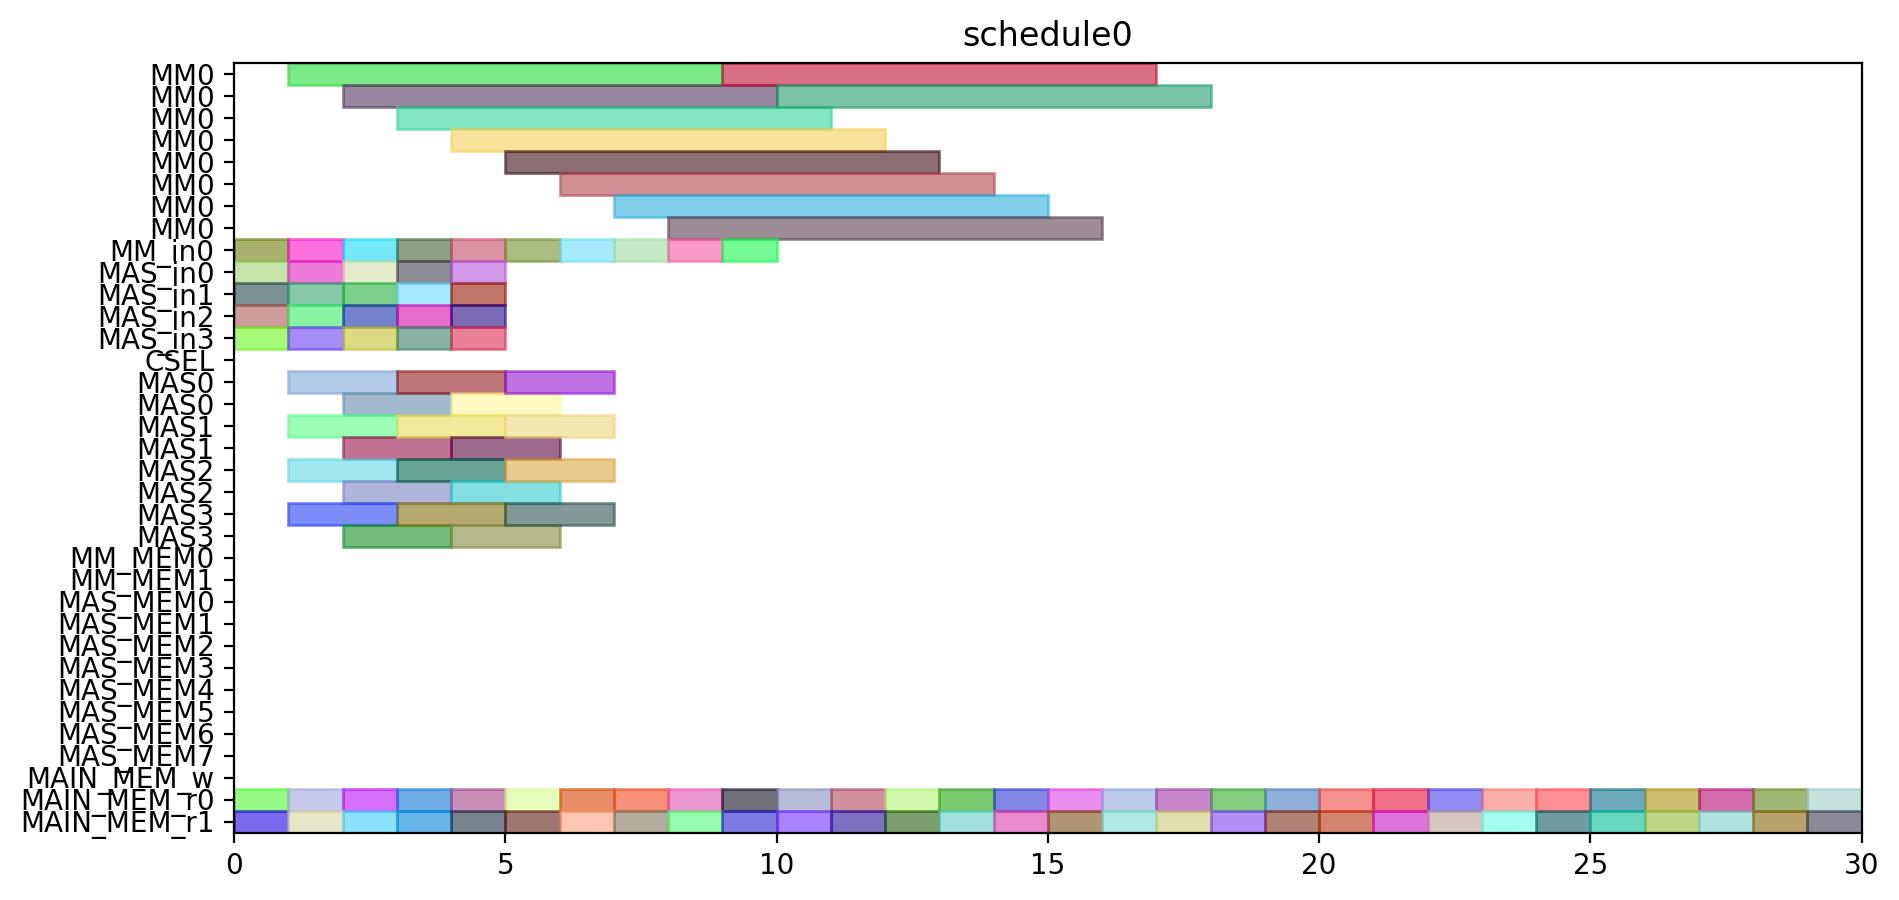

Here is the Python script that generated this plot:
from pyschedule import Scenario, solvers, plotters, alt


def solve():
	horizon = 131
	S = Scenario("schedule0", horizon=horizon)

	# resource
	MM = S.Resources('MM', num=1, size=8)
	MM_in = S.Resources('MM_in', num=1)
	MAS_in = S.Resources('MAS_in', num=4)
	CSEL = S.Resource('CSEL')
	MAS = S.Resources('MAS', num=4, size=2, periods=range(1, horizon))
	MM_MEM = S.Resources('MM_MEM', num=2)
	MAS_MEM = S.Resources('MAS_MEM', num=8)
	MAIN_MEM_w = S.Resource('MAIN_MEM_w', size=1)
	MAIN_MEM_r = S.Resources('MAIN_MEM_r', num=2)

	# result of previous scheduling

	# new tasks
	c_aa_a1_0 = S.Task('c_aa_a1_0', length=2, delay_cost=1)
	c_aa_a1_0 += alt(MAS)
	c_aa_a1_0_in = S.Task('c_aa_a1_0_in', length=1, delay_cost=1)
	c_aa_a1_0_in += alt(MAS_in)
	S += c_aa_a1_0_in*MAS_in[0]<=c_aa_a1_0*MAS[0]

	S += c_aa_a1_0_in*MAS_in[1]<=c_aa_a1_0*MAS[1]

	S += c_aa_a1_0_in*MAS_in[2]<=c_aa_a1_0*MAS[2]

	S += c_aa_a1_0_in*MAS_in[3]<=c_aa_a1_0*MAS[3]

	c_aa_a1_0_mem0 = S.Task('c_aa_a1_0_mem0', length=1, delay_cost=1)
	c_aa_a1_0_mem0 += MAIN_MEM_r[0]
	c_aa_a1_0_mem1 = S.Task('c_aa_a1_0_mem1', length=1, delay_cost=1)
	c_aa_a1_0_mem1 += MAIN_MEM_r[1]
	c_aa_a1_1 = S.Task('c_aa_a1_1', length=2, delay_cost=1)
	c_aa_a1_1 += alt(MAS)
	c_aa_a1_1_in = S.Task('c_aa_a1_1_in', length=1, delay_cost=1)
	c_aa_a1_1_in += alt(MAS_in)
	S += c_aa_a1_1_in*MAS_in[0]<=c_aa_a1_1*MAS[0]

	S += c_aa_a1_1_in*MAS_in[1]<=c_aa_a1_1*MAS[1]

	S += c_aa_a1_1_in*MAS_in[2]<=c_aa_a1_1*MAS[2]

	S += c_aa_a1_1_in*MAS_in[3]<=c_aa_a1_1*MAS[3]

	c_aa_a1_1_mem0 = S.Task('c_aa_a1_1_mem0', length=1, delay_cost=1)
	c_aa_a1_1_mem0 += MAIN_MEM_r[0]
	c_aa_a1_1_mem1 = S.Task('c_aa_a1_1_mem1', length=1, delay_cost=1)
	c_aa_a1_1_mem1 += MAIN_MEM_r[1]
	c_aa_t10 = S.Task('c_aa_t10', length=2, delay_cost=1)
	c_aa_t10 += alt(MAS)
	c_aa_t10_in = S.Task('c_aa_t10_in', length=1, delay_cost=1)
	c_aa_t10_in += alt(MAS_in)
	S += c_aa_t10_in*MAS_in[0]<=c_aa_t10*MAS[0]

	S += c_aa_t10_in*MAS_in[1]<=c_aa_t10*MAS[1]

	S += c_aa_t10_in*MAS_in[2]<=c_aa_t10*MAS[2]

	S += c_aa_t10_in*MAS_in[3]<=c_aa_t10*MAS[3]

	c_aa_t10_mem0 = S.Task('c_aa_t10_mem0', length=1, delay_cost=1)
	c_aa_t10_mem0 += MAIN_MEM_r[0]
	c_aa_t10_mem1 = S.Task('c_aa_t10_mem1', length=1, delay_cost=1)
	c_aa_t10_mem1 += MAIN_MEM_r[1]
	c_aa_t11 = S.Task('c_aa_t11', length=2, delay_cost=1)
	c_aa_t11 += alt(MAS)
	c_aa_t11_in = S.Task('c_aa_t11_in', length=1, delay_cost=1)
	c_aa_t11_in += alt(MAS_in)
	S += c_aa_t11_in*MAS_in[0]<=c_aa_t11*MAS[0]

	S += c_aa_t11_in*MAS_in[1]<=c_aa_t11*MAS[1]

	S += c_aa_t11_in*MAS_in[2]<=c_aa_t11*MAS[2]

	S += c_aa_t11_in*MAS_in[3]<=c_aa_t11*MAS[3]

	c_aa_t11_mem0 = S.Task('c_aa_t11_mem0', length=1, delay_cost=1)
	c_aa_t11_mem0 += MAIN_MEM_r[0]
	c_aa_t11_mem1 = S.Task('c_aa_t11_mem1', length=1, delay_cost=1)
	c_aa_t11_mem1 += MAIN_MEM_r[1]
	c_aa_t3_t0 = S.Task('c_aa_t3_t0', length=8, delay_cost=1)
	c_aa_t3_t0 += alt(MM)
	c_aa_t3_t0_in = S.Task('c_aa_t3_t0_in', length=1, delay_cost=1)
	c_aa_t3_t0_in += alt(MM_in)
	S += c_aa_t3_t0_in*MM_in[0]<=c_aa_t3_t0*MM[0]

	c_aa_t3_t0_mem0 = S.Task('c_aa_t3_t0_mem0', length=1, delay_cost=1)
	c_aa_t3_t0_mem0 += MAIN_MEM_r[0]
	c_aa_t3_t0_mem1 = S.Task('c_aa_t3_t0_mem1', length=1, delay_cost=1)
	c_aa_t3_t0_mem1 += MAIN_MEM_r[1]
	c_aa_t3_t1 = S.Task('c_aa_t3_t1', length=8, delay_cost=1)
	c_aa_t3_t1 += alt(MM)
	c_aa_t3_t1_in = S.Task('c_aa_t3_t1_in', length=1, delay_cost=1)
	c_aa_t3_t1_in += alt(MM_in)
	S += c_aa_t3_t1_in*MM_in[0]<=c_aa_t3_t1*MM[0]

	c_aa_t3_t1_mem0 = S.Task('c_aa_t3_t1_mem0', length=1, delay_cost=1)
	c_aa_t3_t1_mem0 += MAIN_MEM_r[0]
	c_aa_t3_t1_mem1 = S.Task('c_aa_t3_t1_mem1', length=1, delay_cost=1)
	c_aa_t3_t1_mem1 += MAIN_MEM_r[1]
	c_aa_t3_t2 = S.Task('c_aa_t3_t2', length=2, delay_cost=1)
	c_aa_t3_t2 += alt(MAS)
	c_aa_t3_t2_in = S.Task('c_aa_t3_t2_in', length=1, delay_cost=1)
	c_aa_t3_t2_in += alt(MAS_in)
	S += c_aa_t3_t2_in*MAS_in[0]<=c_aa_t3_t2*MAS[0]

	S += c_aa_t3_t2_in*MAS_in[1]<=c_aa_t3_t2*MAS[1]

	S += c_aa_t3_t2_in*MAS_in[2]<=c_aa_t3_t2*MAS[2]

	S += c_aa_t3_t2_in*MAS_in[3]<=c_aa_t3_t2*MAS[3]

	c_aa_t3_t2_mem0 = S.Task('c_aa_t3_t2_mem0', length=1, delay_cost=1)
	c_aa_t3_t2_mem0 += MAIN_MEM_r[0]
	c_aa_t3_t2_mem1 = S.Task('c_aa_t3_t2_mem1', length=1, delay_cost=1)
	c_aa_t3_t2_mem1 += MAIN_MEM_r[1]
	c_aa_t3_t3 = S.Task('c_aa_t3_t3', length=2, delay_cost=1)
	c_aa_t3_t3 += alt(MAS)
	c_aa_t3_t3_in = S.Task('c_aa_t3_t3_in', length=1, delay_cost=1)
	c_aa_t3_t3_in += alt(MAS_in)
	S += c_aa_t3_t3_in*MAS_in[0]<=c_aa_t3_t3*MAS[0]

	S += c_aa_t3_t3_in*MAS_in[1]<=c_aa_t3_t3*MAS[1]

	S += c_aa_t3_t3_in*MAS_in[2]<=c_aa_t3_t3*MAS[2]

	S += c_aa_t3_t3_in*MAS_in[3]<=c_aa_t3_t3*MAS[3]

	c_aa_t3_t3_mem0 = S.Task('c_aa_t3_t3_mem0', length=1, delay_cost=1)
	c_aa_t3_t3_mem0 += MAIN_MEM_r[0]
	c_aa_t3_t3_mem1 = S.Task('c_aa_t3_t3_mem1', length=1, delay_cost=1)
	c_aa_t3_t3_mem1 += MAIN_MEM_r[1]
	c_bb_a1_0 = S.Task('c_bb_a1_0', length=2, delay_cost=1)
	c_bb_a1_0 += alt(MAS)
	c_bb_a1_0_in = S.Task('c_bb_a1_0_in', length=1, delay_cost=1)
	c_bb_a1_0_in += alt(MAS_in)
	S += c_bb_a1_0_in*MAS_in[0]<=c_bb_a1_0*MAS[0]

	S += c_bb_a1_0_in*MAS_in[1]<=c_bb_a1_0*MAS[1]

	S += c_bb_a1_0_in*MAS_in[2]<=c_bb_a1_0*MAS[2]

	S += c_bb_a1_0_in*MAS_in[3]<=c_bb_a1_0*MAS[3]

	c_bb_a1_0_mem0 = S.Task('c_bb_a1_0_mem0', length=1, delay_cost=1)
	c_bb_a1_0_mem0 += MAIN_MEM_r[0]
	c_bb_a1_0_mem1 = S.Task('c_bb_a1_0_mem1', length=1, delay_cost=1)
	c_bb_a1_0_mem1 += MAIN_MEM_r[1]
	c_bb_a1_1 = S.Task('c_bb_a1_1', length=2, delay_cost=1)
	c_bb_a1_1 += alt(MAS)
	c_bb_a1_1_in = S.Task('c_bb_a1_1_in', length=1, delay_cost=1)
	c_bb_a1_1_in += alt(MAS_in)
	S += c_bb_a1_1_in*MAS_in[0]<=c_bb_a1_1*MAS[0]

	S += c_bb_a1_1_in*MAS_in[1]<=c_bb_a1_1*MAS[1]

	S += c_bb_a1_1_in*MAS_in[2]<=c_bb_a1_1*MAS[2]

	S += c_bb_a1_1_in*MAS_in[3]<=c_bb_a1_1*MAS[3]

	c_bb_a1_1_mem0 = S.Task('c_bb_a1_1_mem0', length=1, delay_cost=1)
	c_bb_a1_1_mem0 += MAIN_MEM_r[0]
	c_bb_a1_1_mem1 = S.Task('c_bb_a1_1_mem1', length=1, delay_cost=1)
	c_bb_a1_1_mem1 += MAIN_MEM_r[1]
	c_bb_t10 = S.Task('c_bb_t10', length=2, delay_cost=1)
	c_bb_t10 += alt(MAS)
	c_bb_t10_in = S.Task('c_bb_t10_in', length=1, delay_cost=1)
	c_bb_t10_in += alt(MAS_in)
	S += c_bb_t10_in*MAS_in[0]<=c_bb_t10*MAS[0]

	S += c_bb_t10_in*MAS_in[1]<=c_bb_t10*MAS[1]

	S += c_bb_t10_in*MAS_in[2]<=c_bb_t10*MAS[2]

	S += c_bb_t10_in*MAS_in[3]<=c_bb_t10*MAS[3]

	c_bb_t10_mem0 = S.Task('c_bb_t10_mem0', length=1, delay_cost=1)
	c_bb_t10_mem0 += MAIN_MEM_r[0]
	c_bb_t10_mem1 = S.Task('c_bb_t10_mem1', length=1, delay_cost=1)
	c_bb_t10_mem1 += MAIN_MEM_r[1]
	c_bb_t11 = S.Task('c_bb_t11', length=2, delay_cost=1)
	c_bb_t11 += alt(MAS)
	c_bb_t11_in = S.Task('c_bb_t11_in', length=1, delay_cost=1)
	c_bb_t11_in += alt(MAS_in)
	S += c_bb_t11_in*MAS_in[0]<=c_bb_t11*MAS[0]

	S += c_bb_t11_in*MAS_in[1]<=c_bb_t11*MAS[1]

	S += c_bb_t11_in*MAS_in[2]<=c_bb_t11*MAS[2]

	S += c_bb_t11_in*MAS_in[3]<=c_bb_t11*MAS[3]

	c_bb_t11_mem0 = S.Task('c_bb_t11_mem0', length=1, delay_cost=1)
	c_bb_t11_mem0 += MAIN_MEM_r[0]
	c_bb_t11_mem1 = S.Task('c_bb_t11_mem1', length=1, delay_cost=1)
	c_bb_t11_mem1 += MAIN_MEM_r[1]
	c_bb_t3_t0 = S.Task('c_bb_t3_t0', length=8, delay_cost=1)
	c_bb_t3_t0 += alt(MM)
	c_bb_t3_t0_in = S.Task('c_bb_t3_t0_in', length=1, delay_cost=1)
	c_bb_t3_t0_in += alt(MM_in)
	S += c_bb_t3_t0_in*MM_in[0]<=c_bb_t3_t0*MM[0]

	c_bb_t3_t0_mem0 = S.Task('c_bb_t3_t0_mem0', length=1, delay_cost=1)
	c_bb_t3_t0_mem0 += MAIN_MEM_r[0]
	c_bb_t3_t0_mem1 = S.Task('c_bb_t3_t0_mem1', length=1, delay_cost=1)
	c_bb_t3_t0_mem1 += MAIN_MEM_r[1]
	c_bb_t3_t1 = S.Task('c_bb_t3_t1', length=8, delay_cost=1)
	c_bb_t3_t1 += alt(MM)
	c_bb_t3_t1_in = S.Task('c_bb_t3_t1_in', length=1, delay_cost=1)
	c_bb_t3_t1_in += alt(MM_in)
	S += c_bb_t3_t1_in*MM_in[0]<=c_bb_t3_t1*MM[0]

	c_bb_t3_t1_mem0 = S.Task('c_bb_t3_t1_mem0', length=1, delay_cost=1)
	c_bb_t3_t1_mem0 += MAIN_MEM_r[0]
	c_bb_t3_t1_mem1 = S.Task('c_bb_t3_t1_mem1', length=1, delay_cost=1)
	c_bb_t3_t1_mem1 += MAIN_MEM_r[1]
	c_bb_t3_t2 = S.Task('c_bb_t3_t2', length=2, delay_cost=1)
	c_bb_t3_t2 += alt(MAS)
	c_bb_t3_t2_in = S.Task('c_bb_t3_t2_in', length=1, delay_cost=1)
	c_bb_t3_t2_in += alt(MAS_in)
	S += c_bb_t3_t2_in*MAS_in[0]<=c_bb_t3_t2*MAS[0]

	S += c_bb_t3_t2_in*MAS_in[1]<=c_bb_t3_t2*MAS[1]

	S += c_bb_t3_t2_in*MAS_in[2]<=c_bb_t3_t2*MAS[2]

	S += c_bb_t3_t2_in*MAS_in[3]<=c_bb_t3_t2*MAS[3]

	c_bb_t3_t2_mem0 = S.Task('c_bb_t3_t2_mem0', length=1, delay_cost=1)
	c_bb_t3_t2_mem0 += MAIN_MEM_r[0]
	c_bb_t3_t2_mem1 = S.Task('c_bb_t3_t2_mem1', length=1, delay_cost=1)
	c_bb_t3_t2_mem1 += MAIN_MEM_r[1]
	c_bb_t3_t3 = S.Task('c_bb_t3_t3', length=2, delay_cost=1)
	c_bb_t3_t3 += alt(MAS)
	c_bb_t3_t3_in = S.Task('c_bb_t3_t3_in', length=1, delay_cost=1)
	c_bb_t3_t3_in += alt(MAS_in)
	S += c_bb_t3_t3_in*MAS_in[0]<=c_bb_t3_t3*MAS[0]

	S += c_bb_t3_t3_in*MAS_in[1]<=c_bb_t3_t3*MAS[1]

	S += c_bb_t3_t3_in*MAS_in[2]<=c_bb_t3_t3*MAS[2]

	S += c_bb_t3_t3_in*MAS_in[3]<=c_bb_t3_t3*MAS[3]

	c_bb_t3_t3_mem0 = S.Task('c_bb_t3_t3_mem0', length=1, delay_cost=1)
	c_bb_t3_t3_mem0 += MAIN_MEM_r[0]
	c_bb_t3_t3_mem1 = S.Task('c_bb_t3_t3_mem1', length=1, delay_cost=1)
	c_bb_t3_t3_mem1 += MAIN_MEM_r[1]
	c_cc_a1_0 = S.Task('c_cc_a1_0', length=2, delay_cost=1)
	c_cc_a1_0 += alt(MAS)
	c_cc_a1_0_in = S.Task('c_cc_a1_0_in', length=1, delay_cost=1)
	c_cc_a1_0_in += alt(MAS_in)
	S += c_cc_a1_0_in*MAS_in[0]<=c_cc_a1_0*MAS[0]

	S += c_cc_a1_0_in*MAS_in[1]<=c_cc_a1_0*MAS[1]

	S += c_cc_a1_0_in*MAS_in[2]<=c_cc_a1_0*MAS[2]

	S += c_cc_a1_0_in*MAS_in[3]<=c_cc_a1_0*MAS[3]

	c_cc_a1_0_mem0 = S.Task('c_cc_a1_0_mem0', length=1, delay_cost=1)
	c_cc_a1_0_mem0 += MAIN_MEM_r[0]
	c_cc_a1_0_mem1 = S.Task('c_cc_a1_0_mem1', length=1, delay_cost=1)
	c_cc_a1_0_mem1 += MAIN_MEM_r[1]
	c_cc_a1_1 = S.Task('c_cc_a1_1', length=2, delay_cost=1)
	c_cc_a1_1 += alt(MAS)
	c_cc_a1_1_in = S.Task('c_cc_a1_1_in', length=1, delay_cost=1)
	c_cc_a1_1_in += alt(MAS_in)
	S += c_cc_a1_1_in*MAS_in[0]<=c_cc_a1_1*MAS[0]

	S += c_cc_a1_1_in*MAS_in[1]<=c_cc_a1_1*MAS[1]

	S += c_cc_a1_1_in*MAS_in[2]<=c_cc_a1_1*MAS[2]

	S += c_cc_a1_1_in*MAS_in[3]<=c_cc_a1_1*MAS[3]

	c_cc_a1_1_mem0 = S.Task('c_cc_a1_1_mem0', length=1, delay_cost=1)
	c_cc_a1_1_mem0 += MAIN_MEM_r[0]
	c_cc_a1_1_mem1 = S.Task('c_cc_a1_1_mem1', length=1, delay_cost=1)
	c_cc_a1_1_mem1 += MAIN_MEM_r[1]
	c_cc_t10 = S.Task('c_cc_t10', length=2, delay_cost=1)
	c_cc_t10 += alt(MAS)
	c_cc_t10_in = S.Task('c_cc_t10_in', length=1, delay_cost=1)
	c_cc_t10_in += alt(MAS_in)
	S += c_cc_t10_in*MAS_in[0]<=c_cc_t10*MAS[0]

	S += c_cc_t10_in*MAS_in[1]<=c_cc_t10*MAS[1]

	S += c_cc_t10_in*MAS_in[2]<=c_cc_t10*MAS[2]

	S += c_cc_t10_in*MAS_in[3]<=c_cc_t10*MAS[3]

	c_cc_t10_mem0 = S.Task('c_cc_t10_mem0', length=1, delay_cost=1)
	c_cc_t10_mem0 += MAIN_MEM_r[0]
	c_cc_t10_mem1 = S.Task('c_cc_t10_mem1', length=1, delay_cost=1)
	c_cc_t10_mem1 += MAIN_MEM_r[1]
	c_cc_t11 = S.Task('c_cc_t11', length=2, delay_cost=1)
	c_cc_t11 += alt(MAS)
	c_cc_t11_in = S.Task('c_cc_t11_in', length=1, delay_cost=1)
	c_cc_t11_in += alt(MAS_in)
	S += c_cc_t11_in*MAS_in[0]<=c_cc_t11*MAS[0]

	S += c_cc_t11_in*MAS_in[1]<=c_cc_t11*MAS[1]

	S += c_cc_t11_in*MAS_in[2]<=c_cc_t11*MAS[2]

	S += c_cc_t11_in*MAS_in[3]<=c_cc_t11*MAS[3]

	c_cc_t11_mem0 = S.Task('c_cc_t11_mem0', length=1, delay_cost=1)
	c_cc_t11_mem0 += MAIN_MEM_r[0]
	c_cc_t11_mem1 = S.Task('c_cc_t11_mem1', length=1, delay_cost=1)
	c_cc_t11_mem1 += MAIN_MEM_r[1]
	c_cc_t3_t0 = S.Task('c_cc_t3_t0', length=8, delay_cost=1)
	c_cc_t3_t0 += alt(MM)
	c_cc_t3_t0_in = S.Task('c_cc_t3_t0_in', length=1, delay_cost=1)
	c_cc_t3_t0_in += alt(MM_in)
	S += c_cc_t3_t0_in*MM_in[0]<=c_cc_t3_t0*MM[0]

	c_cc_t3_t0_mem0 = S.Task('c_cc_t3_t0_mem0', length=1, delay_cost=1)
	c_cc_t3_t0_mem0 += MAIN_MEM_r[0]
	c_cc_t3_t0_mem1 = S.Task('c_cc_t3_t0_mem1', length=1, delay_cost=1)
	c_cc_t3_t0_mem1 += MAIN_MEM_r[1]
	c_cc_t3_t1 = S.Task('c_cc_t3_t1', length=8, delay_cost=1)
	c_cc_t3_t1 += alt(MM)
	c_cc_t3_t1_in = S.Task('c_cc_t3_t1_in', length=1, delay_cost=1)
	c_cc_t3_t1_in += alt(MM_in)
	S += c_cc_t3_t1_in*MM_in[0]<=c_cc_t3_t1*MM[0]

	c_cc_t3_t1_mem0 = S.Task('c_cc_t3_t1_mem0', length=1, delay_cost=1)
	c_cc_t3_t1_mem0 += MAIN_MEM_r[0]
	c_cc_t3_t1_mem1 = S.Task('c_cc_t3_t1_mem1', length=1, delay_cost=1)
	c_cc_t3_t1_mem1 += MAIN_MEM_r[1]
	c_cc_t3_t2 = S.Task('c_cc_t3_t2', length=2, delay_cost=1)
	c_cc_t3_t2 += alt(MAS)
	c_cc_t3_t2_in = S.Task('c_cc_t3_t2_in', length=1, delay_cost=1)
	c_cc_t3_t2_in += alt(MAS_in)
	S += c_cc_t3_t2_in*MAS_in[0]<=c_cc_t3_t2*MAS[0]

	S += c_cc_t3_t2_in*MAS_in[1]<=c_cc_t3_t2*MAS[1]

	S += c_cc_t3_t2_in*MAS_in[2]<=c_cc_t3_t2*MAS[2]

	S += c_cc_t3_t2_in*MAS_in[3]<=c_cc_t3_t2*MAS[3]

	c_cc_t3_t2_mem0 = S.Task('c_cc_t3_t2_mem0', length=1, delay_cost=1)
	c_cc_t3_t2_mem0 += MAIN_MEM_r[0]
	c_cc_t3_t2_mem1 = S.Task('c_cc_t3_t2_mem1', length=1, delay_cost=1)
	c_cc_t3_t2_mem1 += MAIN_MEM_r[1]
	c_cc_t3_t3 = S.Task('c_cc_t3_t3', length=2, delay_cost=1)
	c_cc_t3_t3 += alt(MAS)
	c_cc_t3_t3_in = S.Task('c_cc_t3_t3_in', length=1, delay_cost=1)
	c_cc_t3_t3_in += alt(MAS_in)
	S += c_cc_t3_t3_in*MAS_in[0]<=c_cc_t3_t3*MAS[0]

	S += c_cc_t3_t3_in*MAS_in[1]<=c_cc_t3_t3*MAS[1]

	S += c_cc_t3_t3_in*MAS_in[2]<=c_cc_t3_t3*MAS[2]

	S += c_cc_t3_t3_in*MAS_in[3]<=c_cc_t3_t3*MAS[3]

	c_cc_t3_t3_mem0 = S.Task('c_cc_t3_t3_mem0', length=1, delay_cost=1)
	c_cc_t3_t3_mem0 += MAIN_MEM_r[0]
	c_cc_t3_t3_mem1 = S.Task('c_cc_t3_t3_mem1', length=1, delay_cost=1)
	c_cc_t3_t3_mem1 += MAIN_MEM_r[1]
	c_ab_t0_t0 = S.Task('c_ab_t0_t0', length=8, delay_cost=1)
	c_ab_t0_t0 += alt(MM)
	c_ab_t0_t0_in = S.Task('c_ab_t0_t0_in', length=1, delay_cost=1)
	c_ab_t0_t0_in += alt(MM_in)
	S += c_ab_t0_t0_in*MM_in[0]<=c_ab_t0_t0*MM[0]

	c_ab_t0_t0_mem0 = S.Task('c_ab_t0_t0_mem0', length=1, delay_cost=1)
	c_ab_t0_t0_mem0 += MAIN_MEM_r[0]
	c_ab_t0_t0_mem1 = S.Task('c_ab_t0_t0_mem1', length=1, delay_cost=1)
	c_ab_t0_t0_mem1 += MAIN_MEM_r[1]
	c_ab_t0_t1 = S.Task('c_ab_t0_t1', length=8, delay_cost=1)
	c_ab_t0_t1 += alt(MM)
	c_ab_t0_t1_in = S.Task('c_ab_t0_t1_in', length=1, delay_cost=1)
	c_ab_t0_t1_in += alt(MM_in)
	S += c_ab_t0_t1_in*MM_in[0]<=c_ab_t0_t1*MM[0]

	c_ab_t0_t1_mem0 = S.Task('c_ab_t0_t1_mem0', length=1, delay_cost=1)
	c_ab_t0_t1_mem0 += MAIN_MEM_r[0]
	c_ab_t0_t1_mem1 = S.Task('c_ab_t0_t1_mem1', length=1, delay_cost=1)
	c_ab_t0_t1_mem1 += MAIN_MEM_r[1]
	c_ab_t0_t2 = S.Task('c_ab_t0_t2', length=2, delay_cost=1)
	c_ab_t0_t2 += alt(MAS)
	c_ab_t0_t2_in = S.Task('c_ab_t0_t2_in', length=1, delay_cost=1)
	c_ab_t0_t2_in += alt(MAS_in)
	S += c_ab_t0_t2_in*MAS_in[0]<=c_ab_t0_t2*MAS[0]

	S += c_ab_t0_t2_in*MAS_in[1]<=c_ab_t0_t2*MAS[1]

	S += c_ab_t0_t2_in*MAS_in[2]<=c_ab_t0_t2*MAS[2]

	S += c_ab_t0_t2_in*MAS_in[3]<=c_ab_t0_t2*MAS[3]

	c_ab_t0_t2_mem0 = S.Task('c_ab_t0_t2_mem0', length=1, delay_cost=1)
	c_ab_t0_t2_mem0 += MAIN_MEM_r[0]
	c_ab_t0_t2_mem1 = S.Task('c_ab_t0_t2_mem1', length=1, delay_cost=1)
	c_ab_t0_t2_mem1 += MAIN_MEM_r[1]
	c_ab_t0_t3 = S.Task('c_ab_t0_t3', length=2, delay_cost=1)
	c_ab_t0_t3 += alt(MAS)
	c_ab_t0_t3_in = S.Task('c_ab_t0_t3_in', length=1, delay_cost=1)
	c_ab_t0_t3_in += alt(MAS_in)
	S += c_ab_t0_t3_in*MAS_in[0]<=c_ab_t0_t3*MAS[0]

	S += c_ab_t0_t3_in*MAS_in[1]<=c_ab_t0_t3*MAS[1]

	S += c_ab_t0_t3_in*MAS_in[2]<=c_ab_t0_t3*MAS[2]

	S += c_ab_t0_t3_in*MAS_in[3]<=c_ab_t0_t3*MAS[3]

	c_ab_t0_t3_mem0 = S.Task('c_ab_t0_t3_mem0', length=1, delay_cost=1)
	c_ab_t0_t3_mem0 += MAIN_MEM_r[0]
	c_ab_t0_t3_mem1 = S.Task('c_ab_t0_t3_mem1', length=1, delay_cost=1)
	c_ab_t0_t3_mem1 += MAIN_MEM_r[1]
	c_ab_t1_t0 = S.Task('c_ab_t1_t0', length=8, delay_cost=1)
	c_ab_t1_t0 += alt(MM)
	c_ab_t1_t0_in = S.Task('c_ab_t1_t0_in', length=1, delay_cost=1)
	c_ab_t1_t0_in += alt(MM_in)
	S += c_ab_t1_t0_in*MM_in[0]<=c_ab_t1_t0*MM[0]

	c_ab_t1_t0_mem0 = S.Task('c_ab_t1_t0_mem0', length=1, delay_cost=1)
	c_ab_t1_t0_mem0 += MAIN_MEM_r[0]
	c_ab_t1_t0_mem1 = S.Task('c_ab_t1_t0_mem1', length=1, delay_cost=1)
	c_ab_t1_t0_mem1 += MAIN_MEM_r[1]
	c_ab_t1_t1 = S.Task('c_ab_t1_t1', length=8, delay_cost=1)
	c_ab_t1_t1 += alt(MM)
	c_ab_t1_t1_in = S.Task('c_ab_t1_t1_in', length=1, delay_cost=1)
	c_ab_t1_t1_in += alt(MM_in)
	S += c_ab_t1_t1_in*MM_in[0]<=c_ab_t1_t1*MM[0]

	c_ab_t1_t1_mem0 = S.Task('c_ab_t1_t1_mem0', length=1, delay_cost=1)
	c_ab_t1_t1_mem0 += MAIN_MEM_r[0]
	c_ab_t1_t1_mem1 = S.Task('c_ab_t1_t1_mem1', length=1, delay_cost=1)
	c_ab_t1_t1_mem1 += MAIN_MEM_r[1]
	solvers.mip.solve(S,msg=1,kind='CPLEX',ratio_gap=1.01)

	solution = [['hoge']*len(S.solution()[1]) for i in range(len(S.solution()))]
	for i in range(len(S.solution())):
		for j in range(len(S.solution()[i])):
			solution[i][j]=str(S.solution()[i][j])
	print(solution)

	cycles = int(solution[-1][3])

	pic_file_name = "/home/mfukuda/ABE/multiRAM_multiMAS_16mux/scheduling_result/stage8MM1_stage2MAS4/FP12_INV_BEFORE_FPINV/schedule0.png"
	if(S.solution() != []):
		plotters.matplotlib.plot(S,img_filename=pic_file_name, show_task_labels=False, fig_size=(cycles*0.25+3, 5))

	return solution
